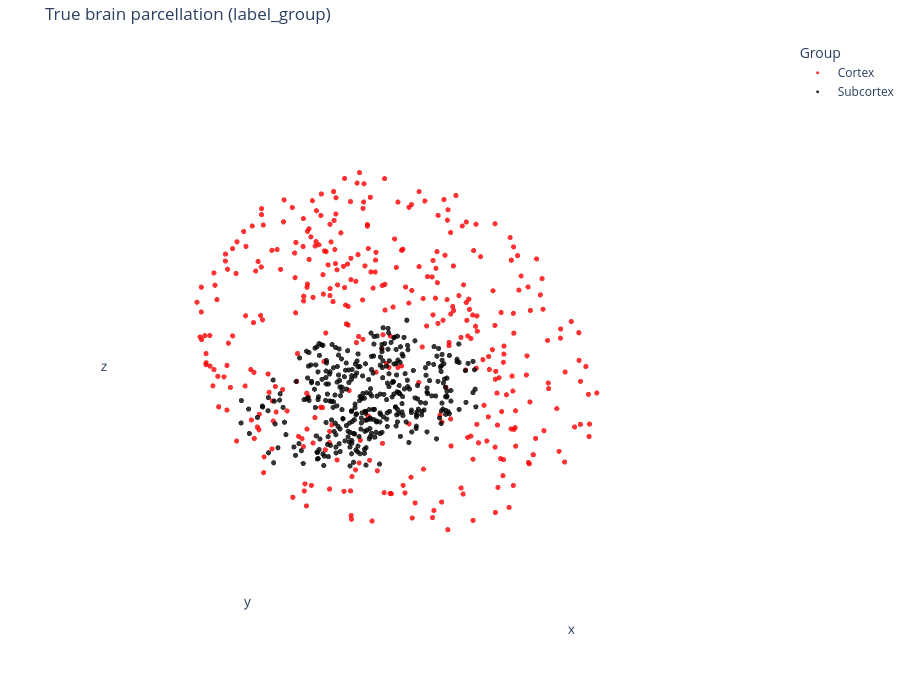

Notebook code cell kept with this figure:
### Markdown cell above
## Visualizations
Four cells

1. True partition of cortex and sub-cortex, spatial visualization
2. `log|iC|` (precision) and `log|C|` (covariance) for each method. Red lines mark group boundaries.
3. Paper figures
4. Spatial visualization of the partitioning of all considered estimators

### Code cell
# 3D plot
fig_gt = go.Figure()
for g in sorted(group_names.keys()):
    mask = labels == g
    fig_gt.add_trace(go.Scatter3d(
        x=loc[mask, 0], y=loc[mask, 1], z=loc[mask, 2],
        mode='markers',
        marker=dict(size=3, color=colors[g], opacity=0.8),
        name=group_names[g],
    ))

axis_off = dict(showticklabels=False, showgrid=False, zeroline=False, showbackground=False)
fig_gt.update_layout(
    title="True brain parcellation (label_group)",
    height=700, width=900,
    margin=dict(l=0, r=0, t=40, b=0),
    legend_title_text="Group",
    scene=dict(xaxis=axis_off, yaxis=axis_off, zaxis=axis_off),
)
fig_gt.show()

### Figure 1 — Plotly figure (JSON) as saved in the notebook; plotly's stock layout.template omitted (floating-point values rounded to 4 significant figures; data arrays with more than 128 entries replaced by an {"elided": "..."} marker saying what was removed)
{"data": [{"marker": {"color": "red", "opacity": 0.8, "size": 3}, "mode": "markers", "name": "Cortex", "type": "scatter3d", "x": {"elided": "360 float values"}, "y": {"elided": "360 float values"}, "z": {"elided": "360 float values"}}, {"marker": {"color": "black", "opacity": 0.8, "size": 3}, "mode": "markers", "name": "Subcortex", "type": "scatter3d", "x": {"elided": "358 float values"}, "y": {"elided": "358 float values"}, "z": {"elided": "358 float values"}}], "layout": {"height": 700, "legend": {"title": {"text": "Group"}}, "margin": {"b": 0, "l": 0, "r": 0, "t": 40}, "scene": {"xaxis": {"showbackground": false, "showgrid": false, "showticklabels": false, "zeroline": false}, "yaxis": {"showbackground": false, "showgrid": false, "showticklabels": false, "zeroline": false}, "zaxis": {"showbackground": false, "showgrid": false, "showticklabels": false, "zeroline": false}}, "title": {"text": "True brain parcellation (label_group)"}, "width": 900}}
